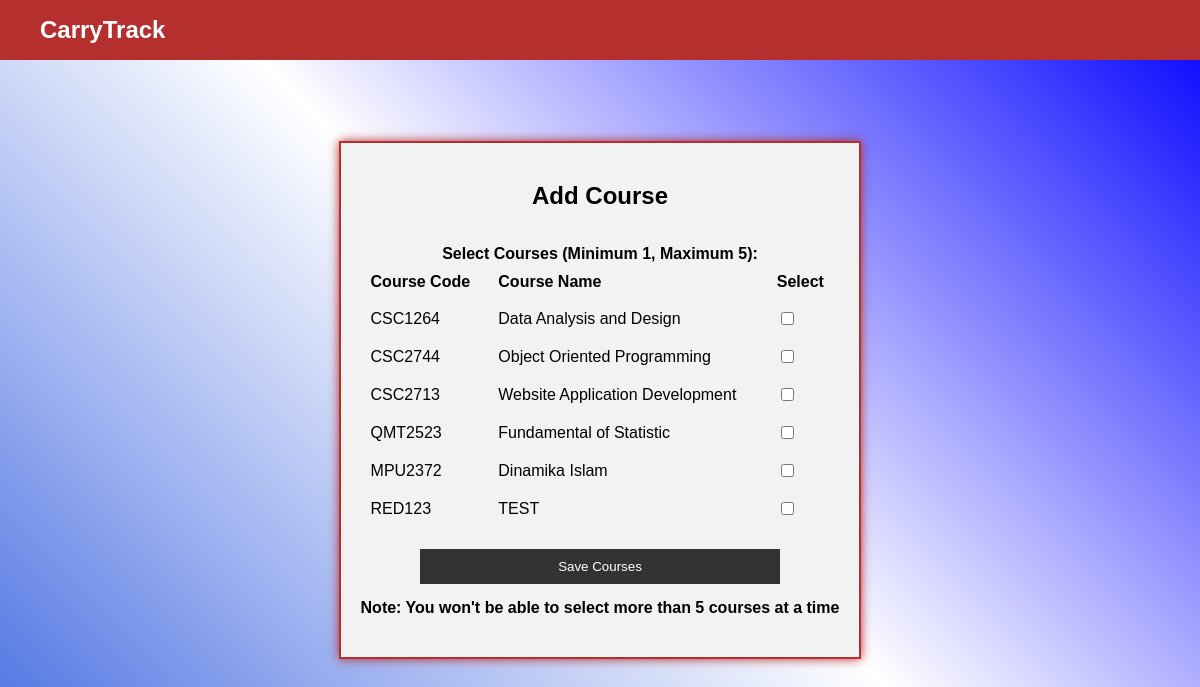
/add_course/ (signed in), run on the app's committed database.
### carrytrack/models.py (models this page shows)
class Course(models.Model):
    courseCode = models.CharField(max_length=10, unique=True, primary_key=True)
    courseName = models.CharField(max_length=50)
    courseCredit = models.IntegerField(default=0, validators=[MaxValueValidator(4)])
    maxCarryMark = models.IntegerField(null=True, validators=[MaxValueValidator(70)])

### carrytrack/views.py (the view, shortened to what this page needs)
# urls.py: path('add_course/', views.add_course, name='add_course'),
def add_course(request):
    context = {}
    student_matricID = request.session.get('student_matricID')
    if student_matricID:
        try:
            student = Student.objects.get(matricID=student_matricID)
            carrymark_count = CarryMark.objects.filter(student=student).count()
            context['carrymark_count'] = carrymark_count
        except Student.DoesNotExist:
            return redirect('login')
    available_courses = Course.objects.exclude(carrymark__student=student)
    context['available_courses'] = available_courses
    return render(request, 'add_course.html', context)

### carrytrack/templates/add_course.html (shortened to what this page needs)
<!DOCTYPE html>
<html>
   <head>
   </head>
   <body>
      <div class="navbar">
         <div class="logo">
            CarryTrack
         </div>
      </div>
      <div class="container">
         <h2>Add Course</h2>
         <form method="POST" action="{% url 'save_courses' %}">
            <div class="form-group">
               <label for="courses">Select Courses (Minimum 1, Maximum 5):</label>
               <table>
                  <thead>
                     <tr>
                        <th>Course Code</th>
                        <th>Course Name</th>
                        <th>Select</th>
                     </tr>
                  </thead>
                  <tbody>
                     {% for course in available_courses %}
                     <tr>
                        <td>{{ course.courseCode }}</td>
                        <td>{{ course.courseName }}</td>
                        <td><input type="checkbox" name="courses[]" value="{{ course.courseCode }}"></td>
                     </tr>
                     {% endfor %}
                  </tbody>
               </table>
            </div>
            <div class="form-group">
               <button type="submit">Save Courses</button>
               <label for="courses">Note: You won't be able to select more than 5 courses at a time</label>
            </div>
         </form>
      </div>
   </body>
</html>

### carrytrack/templates/add_course.html (style rules this page uses)
* { box-sizing: border-box; }
html, body { margin: 0; padding: 0; height: 100%; font-family: Arial, sans-serif; background: linear-gradient(45deg, royalblue, #FFFFFF, #0000FF); }
body { display: flex; justify-content: center; align-items: center; }
.navbar { background-color: #b52f2f; width: 100%; position: fixed; top: 0; left: 0; height: 60px; display: flex; justify-content: space-between; align-items: center; padding: 0 20px; box-sizing: border-box; }
.logo { float: left; padding: 20px; color: white; font-size: 24px; font-weight: bold; cursor: pointer; flex-grow: 1; }
h2 { text-align: center; margin-bottom: 20px; }
.form-group { margin-bottom: 20px; display: flex; flex-direction: column; align-items: center; }
.form-group label { font-weight: bold; display: block; text-align: center; }
.form-group table { width: 100%; }
.form-group table th, .form-group table td { padding: 8px; text-align: left; }
.form-group button { width: 75%; padding: 10px; background-color: #333; color: #fff; border: none; cursor: pointer; }
.container { display: flex; flex-direction: column; padding: 20px; border: #b52f2f solid 2px; box-shadow: #b52f2f 0px 0px 10px; background-color: #f2f2f2; }
label { font-weight: bold; margin-top: 15px; }

### data on the page
Course: courseCode "CSC1264", courseName "Data Analysis and Design"
Course: courseCode "CSC2744", courseName "Object Oriented Programming"
Course: courseCode "CSC2713", courseName "Website Application Development"
Course: courseCode "QMT2523", courseName "Fundamental of Statistic"
Course: courseCode "MPU2372", courseName "Dinamika Islam"
Course: courseCode "RED123", courseName "TEST"
